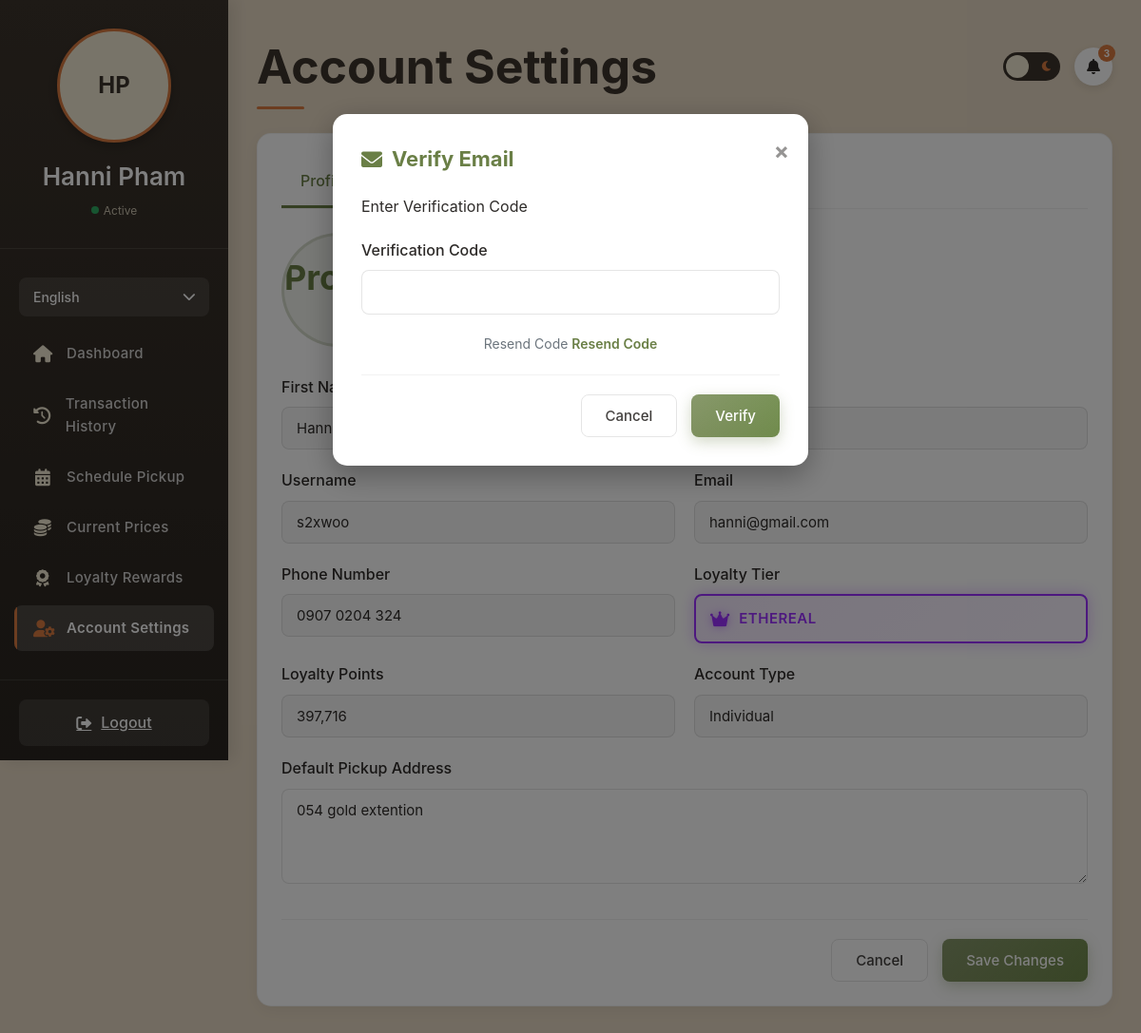
/Customer-portal/settings.php (signed in), run on an earlier commit of the app's database.
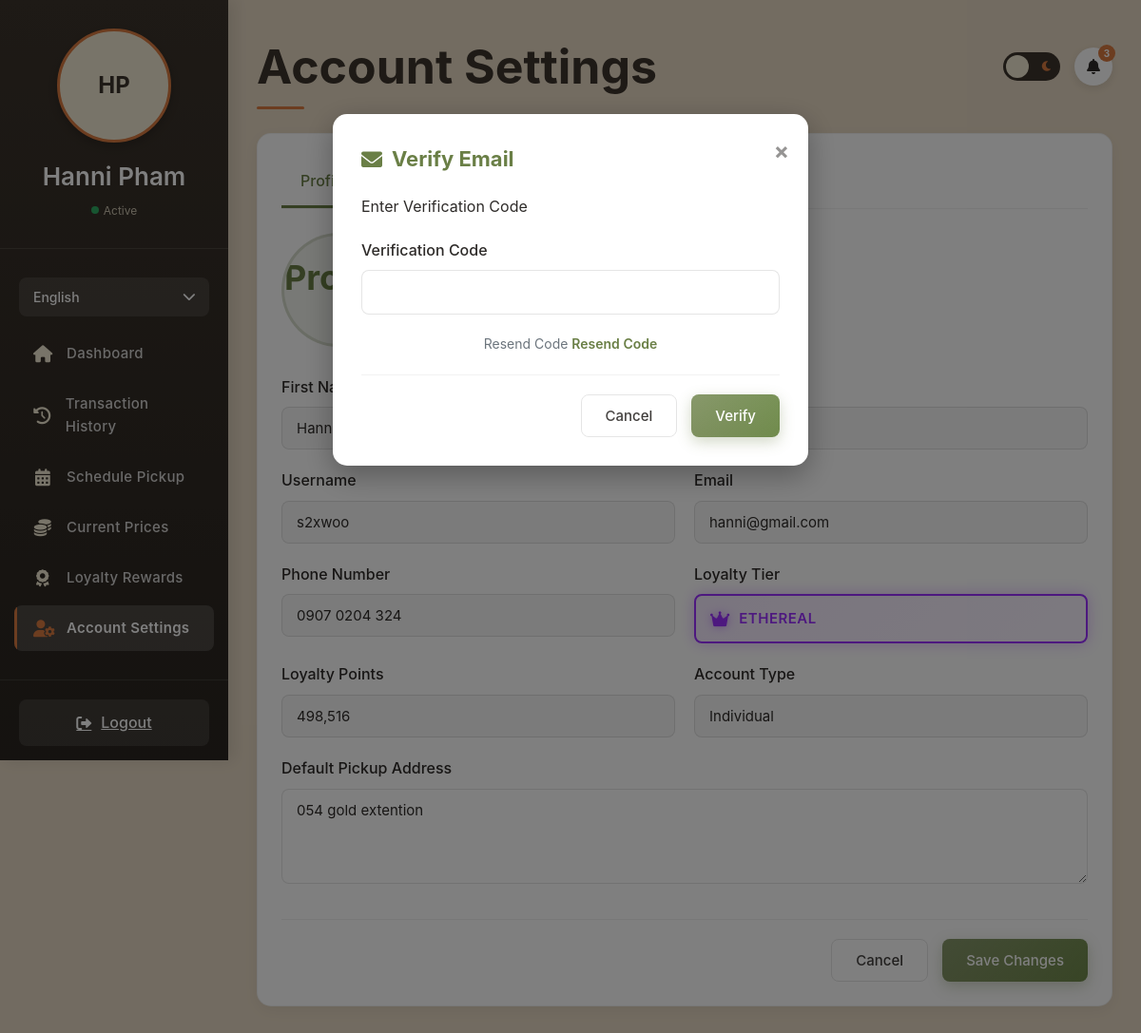
And on a later commit of the database.
### tables this page shows
CREATE TABLE `users` (
  `id` int(11) NOT NULL AUTO_INCREMENT,
  `first_name` varchar(50) NOT NULL,
  `last_name` varchar(50) NOT NULL,
  `username` varchar(50) DEFAULT NULL,
  `email` varchar(100) NOT NULL,
  `phone` varchar(20) NOT NULL,
  `address` text NOT NULL,
  `profile_image` varchar(255) DEFAULT NULL,
  `password_hash` varchar(255) NOT NULL,
  `user_type` enum('individual','business','collector') NOT NULL,
  `agreed_terms` tinyint(1) DEFAULT 0,
  `created_at` timestamp NOT NULL DEFAULT current_timestamp(),
  `loyalty_points` int(11) DEFAULT 0,
  `loyalty_tier` enum('bronze','silver','gold','platinum','diamond','ethereal') DEFAULT 'bronze',
  `referral_code` varchar(20) DEFAULT NULL,
  `referred_by` int(11) DEFAULT NULL,
  `is_admin` tinyint(1) DEFAULT 0,
  `last_login` datetime DEFAULT NULL,
  `is_verified` tinyint(1) DEFAULT 0,
  `verification_token` varchar(255) DEFAULT NULL,
  `token_expires_at` datetime DEFAULT NULL,
  `reset_token` varchar(64) DEFAULT NULL,
  `reset_token_expires` datetime DEFAULT NULL,
  `facebook_id` varchar(255) DEFAULT NULL,
  `api_key` varchar(64) DEFAULT NULL,
  `two_factor_auth` tinyint(1) DEFAULT 0,
  `two_factor_secret` varchar(32) DEFAULT NULL,
  PRIMARY KEY (`id`),
  UNIQUE KEY `email` (`email`),
  UNIQUE KEY `username_UNIQUE` (`username`),
  UNIQUE KEY `referral_code_UNIQUE` (`referral_code`),
  UNIQUE KEY `uniq_api_key` (`api_key`),
  KEY `idx_api_key` (`api_key`)
);

### Customer-portal/settings.php (the view, shortened to what the changed rows need)
<?php
require_once 'db_connection.php';
$language = 'en';
$t = $translations[$language];
$user_id = $_SESSION['user_id'];
$user_query = "SELECT id, first_name, last_name, username, email, phone, address, profile_image, user_type, loyalty_points, loyalty_tier, created_at, is_verified FROM users WHERE id = ?";
$user_stmt = mysqli_prepare($conn, $user_query);
mysqli_stmt_bind_param($user_stmt, "i", $user_id);
mysqli_stmt_execute($user_stmt);
$user_result = mysqli_stmt_get_result($user_stmt);
$user = mysqli_fetch_assoc($user_result);
$user_name = $user['first_name'] . ' ' . $user['last_name'];
$user_initials = strtoupper(substr($user['first_name'], 0, 1) . substr($user['last_name'], 0, 1));
?>
<!DOCTYPE html>
<html lang="en">
<head>
    <link rel="stylesheet" href="https://cdnjs.cloudflare.com/ajax/libs/cropperjs/1.5.12/cropper.min.css">
    <link rel="stylesheet" href="https://cdnjs.cloudflare.com/ajax/libs/font-awesome/6.0.0-beta3/css/all.min.css">
</head>
<body>
    <div class="sidebar" id="sidebar">
        <div class="sidebar-header">
            <div class="user-avatar">
                <?php if (!empty($user['profile_image']) && file_exists($user['profile_image'])): ?>
                    <img src="<?php echo htmlspecialchars($user['profile_image']); ?>" alt="Profile">
                <?php else: ?>
                    <?php echo $user_initials; ?>
                <?php endif; ?>
            </div>
            <div class="user-name"><?php echo htmlspecialchars($user_name); ?></div>
            <div class="user-status">
                <span class="status-indicator"></span>
                <span>Active</span>
            </div>
        </div>
    </div>
    <div class="main-content">
        <div class="header">
            <h1 class="page-title"><?php echo $t['account_settings']; ?></h1>
        </div>
        <div class="dashboard-card">
            <div class="settings-section active" id="profileSection">
                <form method="POST" action="">
                    <div class="form-grid">
                        <div class="form-group">
                            <label><?php echo $t['last_name']; ?></label>
                            <input type="text" value="<?php echo htmlspecialchars($user['last_name']); ?>" readonly>
                        </div>
                    </div>
                    <div class="form-grid">
                       <div class="form-group">
                            <label><?php echo $t['username']; ?></label>
                            <input type="text" value="<?php echo htmlspecialchars($user['username'] ?? 'Not set'); ?>" readonly>
                        </div>
                        <div class="form-group">
                            <label><?php echo $t['email']; ?></label>
                            <input type="email" value="<?php echo htmlspecialchars($user['email']); ?>" readonly>
                        </div>
                    </div>
                    <div class="form-grid">
                        <div class="form-group">
                            <label><?php echo $t['phone_number']; ?></label>
                            <input type="tel" value="<?php echo htmlspecialchars($user['phone']); ?>" readonly>
                        </div>
                        <div class="form-group">
                            <div class="loyalty-tier-display <?php echo htmlspecialchars($user['loyalty_tier']); ?>">
                                <i class="loyalty-icon <?php echo $user['loyalty_tier'] === 'ethereal' ? 'fas fa-crown' : 'fas fa-medal'; ?>"></i>
                                <span class="tier-text"><?php echo htmlspecialchars(ucfirst($user['loyalty_tier'])); ?></span>
                            </div>
                        </div>
                    </div>
                    <div class="form-grid">
                        <div class="form-group">
                            <label><?php echo $t['loyalty_points']; ?></label>
                            <input type="text" value="<?php echo number_format($user['loyalty_points']); ?>" readonly>
                        </div>
                        <div class="form-group">
                            <label><?php echo $t['account_type']; ?></label>
                            <input type="text" value="<?php echo htmlspecialchars(ucfirst($user['user_type'])); ?>" readonly>
                        </div>
                    </div>
                    <div class="form-group">
                        <label><?php echo $t['default_pickup_address']; ?></label>
                        <textarea name="address" style="min-height: 100px;"><?php echo htmlspecialchars($user['address']); ?></textarea>
                    </div>
                </form>
            </div>
        </div>
    </div>
</body>
</html>

What changed in the data, as far as the page shows it:
changed users "Hanni Pham": loyalty_points "397,716" → "498,516"
